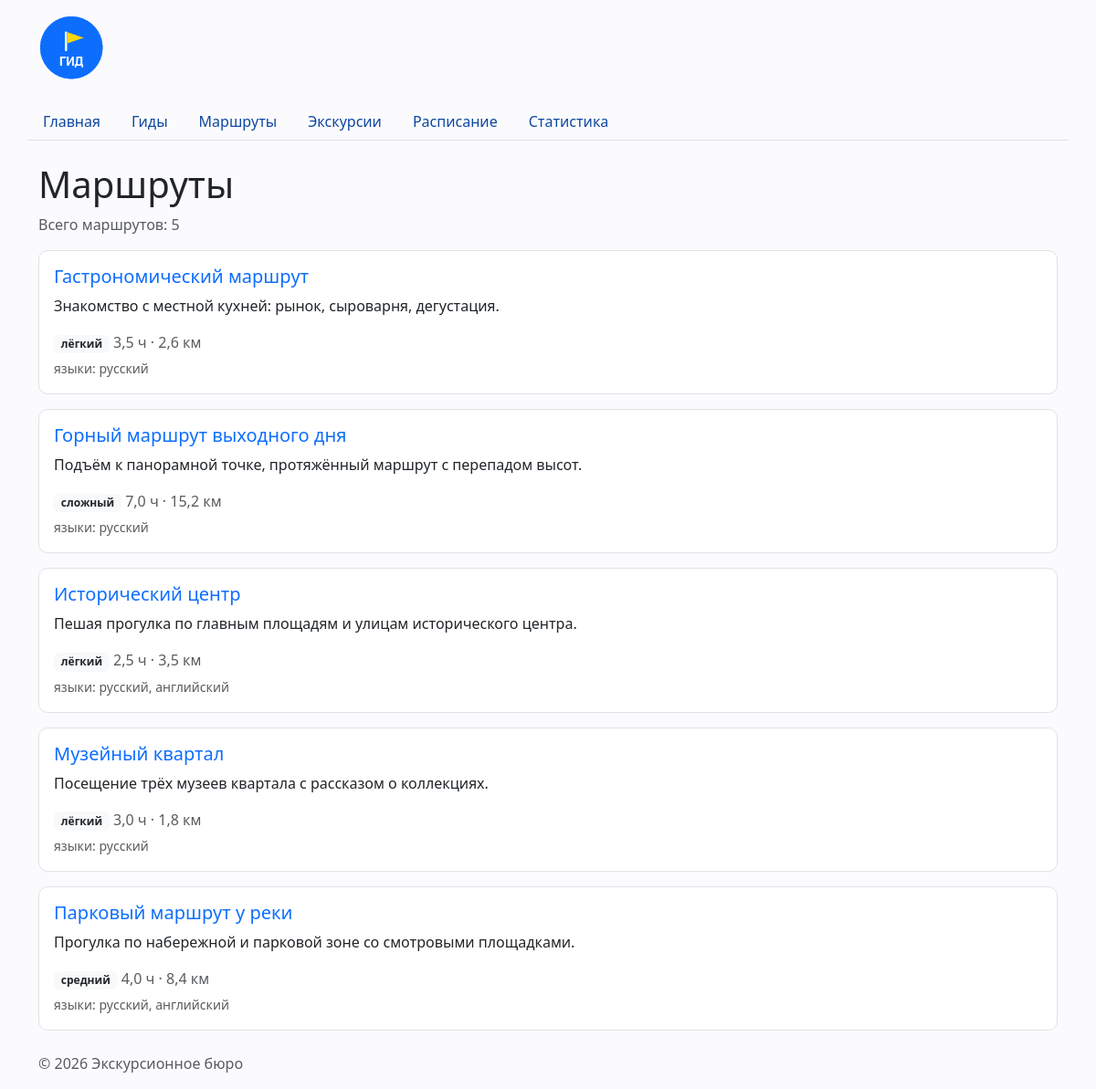
The app's page /routes/ with its own data.
### routes/views.py (the view)
# urls.py: path("routes/", include("routes.urls")),
def routes(request):
    context = {"routes": list_routes()}
    return render(request, "routes/route_list.html", context)

### db/database.py (called while the page is built)
def get_connection(path=DB_PATH):
    connection = sqlite3.connect(path)
    connection.row_factory = sqlite3.Row
    connection.execute("PRAGMA foreign_keys = ON")
    return connection

def fetch_all(sql, params=(), path=DB_PATH):
    connection = get_connection(path)
    try:
        return connection.execute(sql, params).fetchall()
    finally:
        connection.close()

### db/repository.py (called while the page is built)
def _languages(value):
    if not value:
        return []
    return [item.strip() for item in value.split(",") if item.strip()]

def _make_route(row):
    data = dict(row)
    data["required_languages"] = _languages(data.get("required_languages"))
    data["is_active"] = bool(data.get("is_active"))
    return Route.from_data(data)

def list_routes():
    return [_make_route(row) for row in fetch_all(
        "SELECT * FROM routes ORDER BY name;"
    )]

### models.py (called while the page is built)
    @classmethod
    def from_data(cls, data):
        return cls(
            route_id=data.get("id"),
            name=str(data.get("name", "")).strip(),
            duration_hours=data.get("duration_hours", 0),
            difficulty=data.get("difficulty", "лёгкий"),
            description=str(data.get("description", "")),
            distance_km=data.get("distance_km", 0),
            required_languages=data.get("required_languages", []),
            is_active=data.get("is_active", True),
        )

### routes/templates/routes/route_list.html (shortened to what this page needs)
{% extends "base.html" %}
{% block content %}
    <h1>Маршруты</h1>
    <p class="text-muted">Всего маршрутов: {{ routes|length }}</p>
    {% for route in routes %}
        {% include "routes/includes/route_card.html" %}
    {% empty %}
        <p>Маршрутов пока нет.</p>
    {% endfor %}
{% endblock %}

### routes/templates/routes/includes/route_card.html (shortened to what this page needs)
<article class="card route-card mb-3">
    <div class="card-body">
        <h2 class="h5 card-title">
            <a href="{% url 'routes:detail' route.id %}">
                {{ route.name|default:"Без названия" }}
            </a>
        </h2>
        <p class="card-text">{{ route.description|default:"Описание не заполнено." }}</p>
        <p class="card-text mb-1">
            <span class="badge bg-light text-dark">{{ route.difficulty }}</span>
            <span class="text-muted">
                {{ route.duration_hours|floatformat:1 }} ч ·
                {{ route.distance_km|floatformat:1 }} км
            </span>
        </p>
        <p class="card-text">
            <small class="text-muted">
                языки: {{ route.required_languages|join:", " }}
            </small>
        </p>
    </div>
</article>

### homepage/static/homepage/css/style.css (style rules this page uses)
body { min-height: 100vh; background-color: #fbfbfd; }
.route-card, .excursion-card, .guide-detail, .schedule-card { border: 1px solid #e2e2e8; border-radius: 10px; }
.route-card .card-title a, .excursion-card .card-title a { text-decoration: none; }

### records on screen
routes: name "Гастрономический маршрут", description "Знакомство с местной кухней: рынок, сыроварня, дегустация.", difficulty "лёгкий", duration_hours "3,5", distance_km "2,6", required_languages "русский"
routes: name "Горный маршрут выходного дня", description "Подъём к панорамной точке, протяжённый маршрут с перепадом высот.", difficulty "сложный", duration_hours "7,0", distance_km "15,2", required_languages "русский"
routes: name "Исторический центр", description "Пешая прогулка по главным площадям и улицам исторического центра.", difficulty "лёгкий", duration_hours "2,5", distance_km "3,5", required_languages "русский, английский"
routes: name "Музейный квартал", description "Посещение трёх музеев квартала с рассказом о коллекциях.", difficulty "лёгкий", duration_hours "3,0", distance_km "1,8", required_languages "русский"
routes: name "Парковый маршрут у реки", description "Прогулка по набережной и парковой зоне со смотровыми площадками.", difficulty "средний", duration_hours "4,0", distance_km "8,4", required_languages "русский, английский"

### other values on screen
{{ routes|length }} "5"
